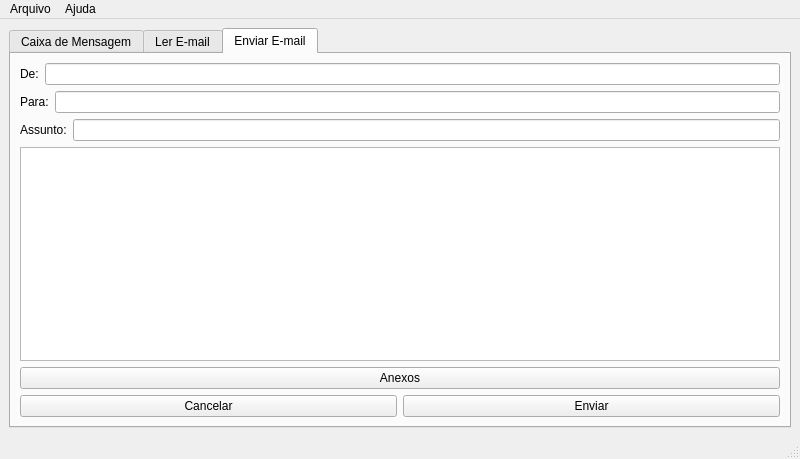
<?xml version="1.0" encoding="UTF-8"?>
<ui version="4.0">
 <class>MainWindow</class>
 <widget class="QMainWindow" name="MainWindow">
  <property name="geometry">
   <rect>
    <x>0</x>
    <y>0</y>
    <width>800</width>
    <height>459</height>
   </rect>
  </property>
  <property name="windowTitle">
   <string>PyMail</string>
  </property>
  <widget class="QWidget" name="centralwidget">
   <layout class="QVBoxLayout" name="verticalLayout">
    <item>
     <widget class="QTabWidget" name="CaixadeMensagem">
      <property name="currentIndex">
       <number>2</number>
      </property>
      <widget class="QWidget" name="receMail">
       <attribute name="title">
        <string>Caixa de Mensagem</string>
       </attribute>
       <layout class="QVBoxLayout" name="verticalLayout_3">
        <item>
         <widget class="QListView" name="listView"/>
        </item>
        <item>
         <widget class="QPushButton" name="pushButton_4">
          <property name="text">
           <string>Atualizar</string>
          </property>
         </widget>
        </item>
       </layout>
      </widget>
      <widget class="QWidget" name="redMail">
       <attribute name="title">
        <string>Ler E-mail</string>
       </attribute>
       <layout class="QVBoxLayout" name="verticalLayout_4">
        <item>
         <widget class="QTextBrowser" name="textBrowser"/>
        </item>
       </layout>
      </widget>
      <widget class="QWidget" name="sendMail">
       <attribute name="title">
        <string>Enviar E-mail</string>
       </attribute>
       <layout class="QVBoxLayout" name="verticalLayout_2">
        <item>
         <layout class="QHBoxLayout" name="horizontalLayout">
          <item>
           <widget class="QLabel" name="label">
            <property name="text">
             <string>De:</string>
            </property>
           </widget>
          </item>
          <item>
           <widget class="QLineEdit" name="lineEdit"/>
          </item>
         </layout>
        </item>
        <item>
         <layout class="QHBoxLayout" name="horizontalLayout_2">
          <item>
           <widget class="QLabel" name="label_2">
            <property name="text">
             <string>Para:</string>
            </property>
           </widget>
          </item>
          <item>
           <widget class="QLineEdit" name="lineEdit_2"/>
          </item>
         </layout>
        </item>
        <item>
         <layout class="QHBoxLayout" name="horizontalLayout_3">
          <item>
           <widget class="QLabel" name="label_3">
            <property name="text">
             <string>Assunto:</string>
            </property>
           </widget>
          </item>
          <item>
           <widget class="QLineEdit" name="lineEdit_3"/>
          </item>
         </layout>
        </item>
        <item>
         <widget class="QTextEdit" name="textEdit"/>
        </item>
        <item>
         <widget class="QPushButton" name="pushButton">
          <property name="text">
           <string>Anexos</string>
          </property>
         </widget>
        </item>
        <item>
         <layout class="QHBoxLayout" name="horizontalLayout_4">
          <item>
           <widget class="QPushButton" name="pushButton_2">
            <property name="text">
             <string>Cancelar</string>
            </property>
           </widget>
          </item>
          <item>
           <widget class="QPushButton" name="pushButton_3">
            <property name="styleSheet">
             <string notr="true"/>
            </property>
            <property name="text">
             <string>Enviar</string>
            </property>
           </widget>
          </item>
         </layout>
        </item>
       </layout>
      </widget>
     </widget>
    </item>
   </layout>
  </widget>
  <widget class="QMenuBar" name="menubar">
   <property name="geometry">
    <rect>
     <x>0</x>
     <y>0</y>
     <width>800</width>
     <height>23</height>
    </rect>
   </property>
   <widget class="QMenu" name="menuArquivo">
    <property name="title">
     <string>Arquivo</string>
    </property>
    <addaction name="actionSair"/>
    <addaction name="separator"/>
    <addaction name="actionSair_2"/>
   </widget>
   <widget class="QMenu" name="menuAjuda">
    <property name="title">
     <string>Ajuda</string>
    </property>
    <addaction name="actionSobre"/>
    <addaction name="actionSobre_Qt"/>
   </widget>
   <addaction name="menuArquivo"/>
   <addaction name="menuAjuda"/>
  </widget>
  <widget class="QStatusBar" name="statusbar"/>
  <action name="actionSair">
   <property name="text">
    <string>Configurações</string>
   </property>
  </action>
  <action name="actionSobre">
   <property name="text">
    <string>Sobre</string>
   </property>
  </action>
  <action name="actionSobre_Qt">
   <property name="text">
    <string>Sobre Qt</string>
   </property>
  </action>
  <action name="actionSair_2">
   <property name="text">
    <string>Sair</string>
   </property>
  </action>
 </widget>
 <resources/>
 <connections/>
</ui>
